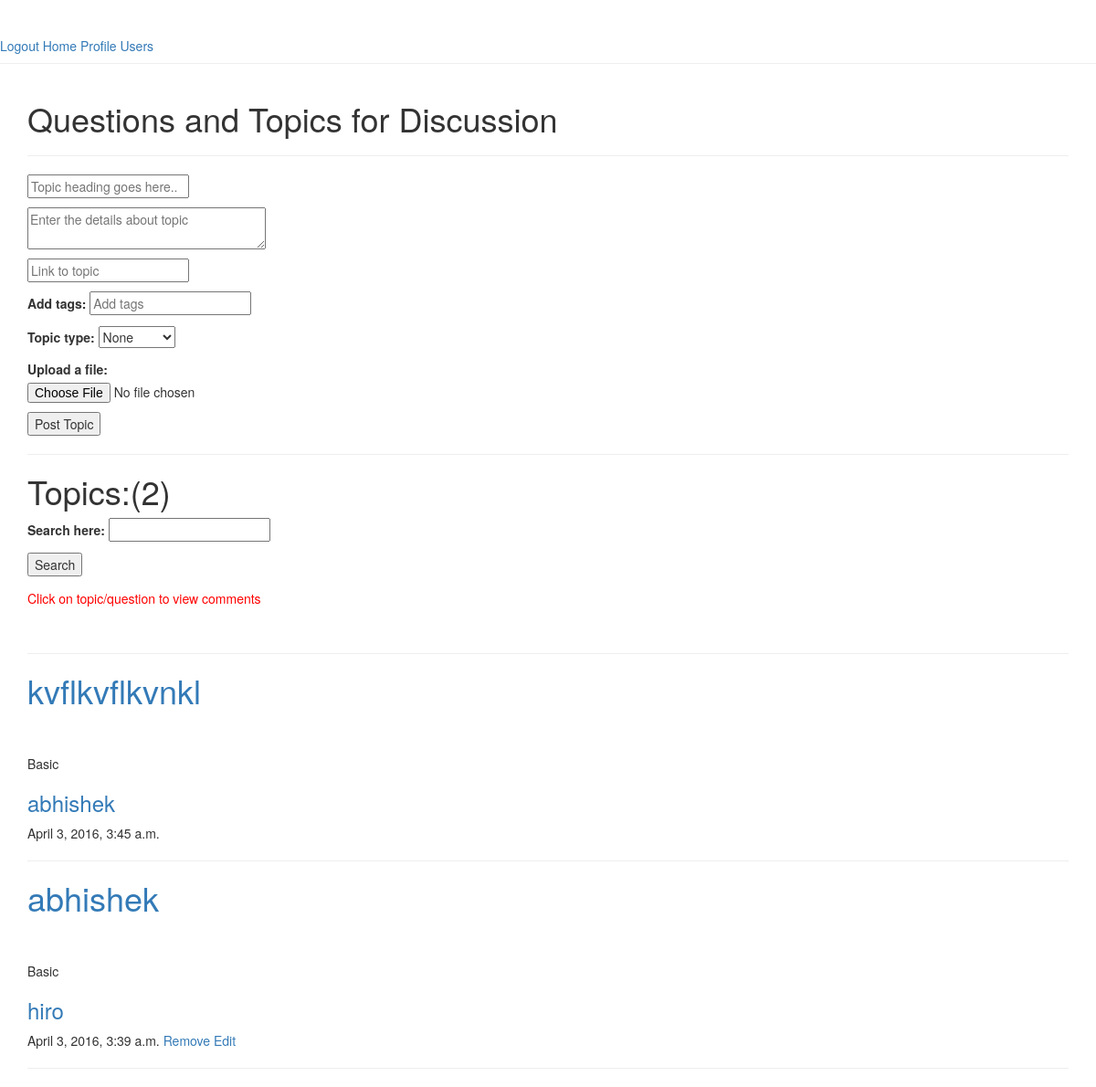
Screenshot of /codehub/topic/ (signed in) with the database file from the repository.
### app/models.py (models this page shows, shortened)
class CodehubTopicModel(models.Model):
    user = models.ForeignKey(User)
    topic_heading = models.CharField(max_length = 100)
    topic_detail = models.CharField(max_length = 200)
    topic_link = models.CharField(max_length = 100 )
    tags = models.CharField(max_length = 50)
    timeStamp = models.DateTimeField()
    topic_type = models.CharField(max_length = 10)
    file = models.FileField(upload_to = 'uploads/')

### app/views.py (the view)
    def wrapper(request,*args,**kwargs):
        if not request.user.is_authenticated():
            return redirect('login_view')
        return func(request,*args,**kwargs)

### app/forms.py
class CodehubTopicForm(forms.ModelForm):
    CHOICES = (('None','None'),('Basic', 'Basic'),('Advanced', 'Advanced'),)
    topic_heading = forms.CharField(label = '',max_length = 100,widget = forms.TextInput(attrs = {'placeholder':'Topic heading goes here..'}))
    topic_detail = forms.CharField(label = '',widget = forms.Textarea(attrs = {'rows':'2','cols':'32','placeholder':'Enter the details about topic'}),max_length = 200)
    topic_link = forms.URLField(label = '',max_length = 100,required = False,widget = forms.TextInput(attrs = {'placeholder':'Link to topic'}))
    tags = forms.CharField(label = 'Add tags',max_length = 100,required = True,widget = forms.TextInput(attrs = {'placeholder':'Add tags'}))
    topic_type = forms.ChoiceField(choices = CHOICES,required = True)
    file = forms.FileField(label = 'Upload a file:',required=False)
    class Meta:
        model = CodehubTopicModel
        fields = ['topic_heading','topic_detail','topic_link','tags','topic_type','file']

class SearchForm(forms.Form):
    search_str = forms.CharField(label = 'Search here:',max_length = 50,required = True)

### app/views.py (called while the page is built)
def loginRequired(func):
    def wrapper(request,*args,**kwargs):
        if not request.user.is_authenticated():
            return redirect('login_view')
        return func(request,*args,**kwargs)
    return wrapper

### app/templates/codehub/topic.html (shortened to what this page needs)
{% extends 'base.html' %}
{% block content %}
<h1>Questions and Topics for Discussion</h1>
<hr/>
<form method="post" enctype="multipart/form-data">
{{ form.as_p }}
<input type='submit'   name='submitTopic' value= 'Post Topic'/>
</form>
<hr/>
<h1>Topics:<span>(</span>{{ topics.count }}<span>)</span></h1>
<form method='POST' action = "{% url 'search_topic' %}">
  {{ search_form.as_p }}
<input type='submit' name='seachTopic' value = 'Search'/>
</form>
<p style='color:red'>Click on topic/question to view comments</p><br/>
<hr/>
<div id = 'topicDisplaySec'>
{% for topic in topics %}
    <h1><a href = "{% url 'comment_on_topic' topic.id %}">{{ topic.topic_heading }}</a></h1>
    <a href = "{{ topic.topic_link }}">{{ topic.topic_link }}</a><br/>
      <a href = "/media/{{ topic.file }}">{{ topic.file }}</a><br/>
      {{ topic.topic_type }}
    <h3><a href="{% url 'user_profile' topic.user.id %}">{{ topic.user.username }}</a></h3>
      {{ topic.timeStamp }}
    {% if topic.user.username == user.username %}
    <a href = "{% url 'remove_topic' topic.id %}">Remove</a>
    <a href = "{% url 'edit_topic' topic.id %}">Edit
    {% endif %}
    <hr/>
{% endfor %}
{% endblock %}

### rows the page displays
CodehubTopicModel: topic_heading "kvflkvflkvnkl", topic_type "Basic", user.username "abhishek", timeStamp "April 3, 2016, 3:45 a.m."
CodehubTopicModel: topic_heading "abhishek", topic_type "Basic", user.username "hiro", timeStamp "April 3, 2016, 3:39 a.m.", shows "Remove"

### other values shown
{{ topics.count }} "2"
